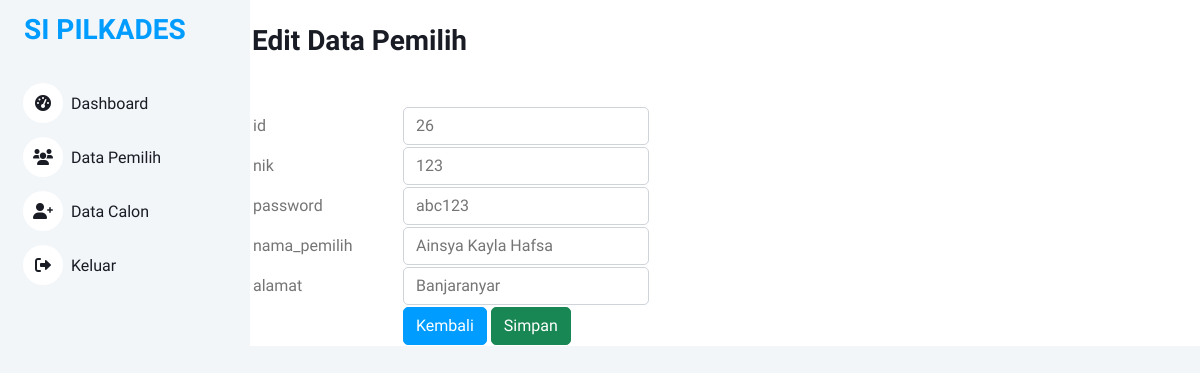
/views/admin/pemilih/edit.php?id=26, run on the app's committed database.
### tables this page shows
CREATE TABLE `pemilih` (
  `id` int NOT NULL,
  `nik` int NOT NULL,
  `password` varchar(8) NOT NULL,
  `nama_pemilih` varchar(50) NOT NULL,
  `alamat` varchar(50) NOT NULL
);

### controllers/PemilihController.php (called while the page is built, shortened)
<?php
include_once '../../../models/Pemilih.php';
class PemilihController
{
    private $model;
    public function __construct($db)
    {
        $this->model = new Pemilih($db);
    }
    public function getPemilihById($id)
    {
        return $this->model->getPemilihById($id);
    }
}
?>

### models/Pemilih.php (called while the page is built, shortened)
<?php
class Pemilih{
    private $koneksi;
    public function __construct($db)
    {
        $this->koneksi = $db;
    }
    public function getPemilihById($id)
    {
        $query = "SELECT * from pemilih where id = $id";
        $result = mysqli_query ($this->koneksi, $query);
        return mysqli_fetch_assoc($result);
    }
}
?>

### views/admin/pemilih/edit.php (the view, shortened to what this page needs)
<?php
include_once '../../../config.php';
include_once '../../../controllers/PemilihController.php';
require '../../../index.php';
$database = new database();
$db = $database->getKoneksi();
if (isset($_GET['id'])) {
    $id = $_GET['id'];
    $pemilihController = new PemilihController($db);
    $pemilihData = $pemilihController->getPemilihById($id);
}
?>
<div class="container">
<br>
<div class="col-md-9 ms-sm-auto col-lg-10 px-md-4">
<h3>Edit Data Pemilih</h3>
</div>
<br>
<?php
if ($pemilihData) {
?>
<div class="col-md-8 ms-sm-auto col-lg-10 px-md-4">
    <form action="" method="post">
        <table class="table">
            <?php
        foreach ($pemilihData as $d => $value) {
            ?>
            <table border="0">
                <tr>
                    <td width="150">
                        <?php
                        echo $d;
                        ?>
                    </td>
                    <td>
                        <input type="text" class="form-control" name="<?php echo $d ?>" value="<?php echo $value ?>">
                    </td>
                </tr>
                <?php
                }
                ?>
            <tr>
                <td></td>
                <td>
                    <a href="pemilih" type="submit" class="btn btn-primary">Kembali</a>
                    <input type="submit" name="submit" class="btn btn-success" value="Simpan">
                </td>
            </tr>
        </table>
    </table>
    </form>
</div>
<?php
}
?>
</div>

### components/css/style.css (style rules this page uses)
:root { --primary: #009CFF; --light: #F3F6F9; --dark: #191C24; }
.btn { transition: .5s; }
.btn.btn-primary { color: #FFFFFF; }

### data on the page
pemilih: id "26", nik "123", password "abc123", nama_pemilih "Ainsya Kayla Hafsa", alamat "Banjaranyar"

### other printed values
$d "id"
$d "nik"
$d "password"
$d "nama_pemilih"
$d "alamat"
